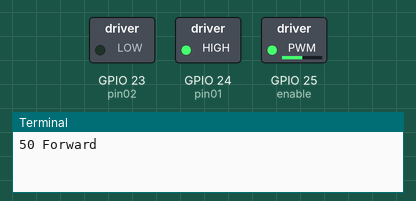
Recording of a program running on a simulated Raspberry Pi (BCM pin numbers). On the bench: switched loads named in the program (green lamp = pin HIGH), the last lines printed to the terminal. The clock reads 2024-03-15 10:24:30 at power-on unless the program sets it.

Above: at 0.05 s.
At 8.4 s:
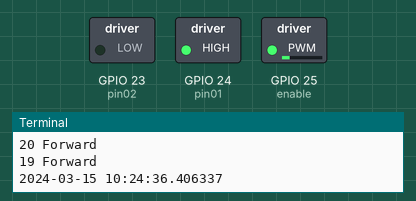
Timing chart, 0 to 9.7 s (numbered marks = the images above):
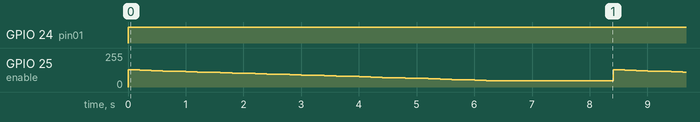

The program:

motor_with_pwm.py
```python
#!/usr/bin/env python3
import RPi.GPIO as GPIO
from datetime import datetime
from time import sleep

MAX_PWM = 50
MIN_PWM = 18

DEFAULT_ACTIVE = 3
PAUSE = 15

motor_pins = {'enable': 25, 'pin01': 24, 'pin02': 23}


def setup():
    GPIO.setmode(GPIO.BCM)
    GPIO.setup(motor_pins['enable'], GPIO.OUT)
    GPIO.setup(motor_pins['pin01'], GPIO.OUT)
    GPIO.setup(motor_pins['pin02'], GPIO.OUT)

    return GPIO.PWM(motor_pins['enable'], 100)


def loop(enginepwm):
    enginepwm.start(0)
    while True:
        for x in range(MAX_PWM, MIN_PWM, -1):
            print(x, 'Forward')
            enginepwm.ChangeDutyCycle(x)
            GPIO.output(motor_pins['pin01'], GPIO.HIGH)
            GPIO.output(motor_pins['pin02'], GPIO.LOW)
            sleep(.2)

        print(datetime.now())
        sleep(2)


def destroy():
    GPIO.output(motor_pins['enable'], GPIO.LOW)  # motor stop
    GPIO.cleanup()


if __name__ == '__main__':
    pwm_engine = setup()
    try:
        loop(pwm_engine)
    except KeyboardInterrupt:
        destroy()
```

Measured:
- by itself, GPIO 24 (pin01): LOW → HIGH at 0.00 s
- by itself, GPIO 25 (enable): ramps from 128/255 to 48/255 and jumps back, once every 8.4 s
